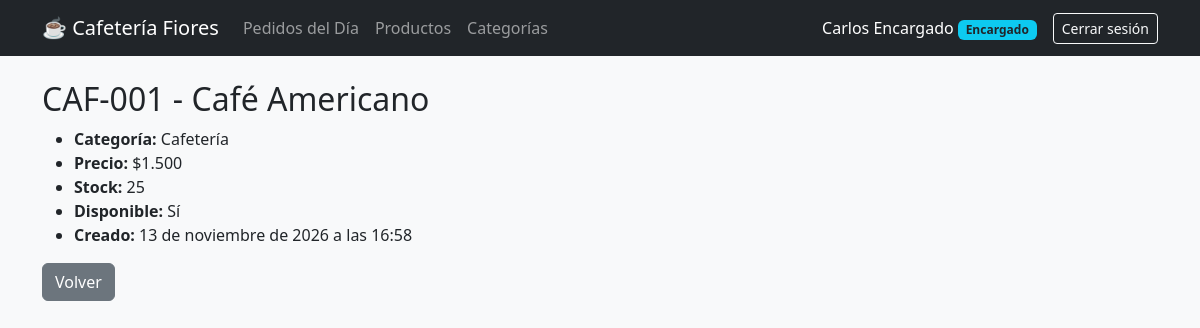
Page /gestion/productos/1/ (signed in) on the committed database.
### pedidos/models.py (models this page shows, shortened)
class Producto(models.Model):
    categoria = models.ForeignKey(
        Categoria,
        on_delete=models.PROTECT,
        related_name='productos'
    )
    codigo = models.CharField(
        max_length=10,
        unique=True,
        validators=[
            RegexValidator(
                regex=r'^CAF-\d{3}$',
                message='El código debe tener el formato CAF-000 (ej: CAF-001).'
            )
        ]
    )
    nombre = models.CharField(max_length=100)
    precio = models.IntegerField(
        validators=[MinValueValidator(100), MaxValueValidator(20000)]
    )
    stock = models.IntegerField(validators=[MinValueValidator(0)])
    disponible = models.BooleanField(default=True)
    creado = models.DateTimeField(auto_now_add=True)
    class Meta:
        ordering = ['nombre']

class Categoria(models.Model):
    nombre = models.CharField(max_length=50, unique=True)
    descripcion = models.TextField(blank=True)
    activa = models.BooleanField(default=True)
    class Meta:
        verbose_name = "Categoría"
        verbose_name_plural = "Categorías"
        ordering = ['nombre']

### pedidos/views.py (the view)
    @login_required
    def _wrapped_view(request, *args, **kwargs):
        if not request.user.is_staff:
            return HttpResponseForbidden("Acceso denegado: esta sección es exclusiva para encargados.")
        return view_func(request, *args, **kwargs)

### pedidos/context_processors.py (called while the page is built)
def carrito_contador(request):
    carrito = request.session.get('carrito', {})
    total_unidades = sum(item['cantidad'] for item in carrito.values())
    return {'carrito_unidades': total_unidades}

### pedidos/templatetags/formato_clp.py (called while the page is built)
@register.filter
def clp(valor):
    try:
        entero = int(valor)
        return f"${entero:,}".replace(",", ".")
    except (ValueError, TypeError):
        return "$0"

### pedidos/views.py (called while the page is built)
def encargado_requerido(view_func):
    @login_required
    def _wrapped_view(request, *args, **kwargs):
        if not request.user.is_staff:
            return HttpResponseForbidden("Acceso denegado: esta sección es exclusiva para encargados.")
        return view_func(request, *args, **kwargs)
    return _wrapped_view

@encargado_requerido
def producto_detalle(request, pk):
    producto = get_object_or_404(Producto, pk=pk)
    return render(request, 'pedidos/producto_detalle.html', {'producto': producto})

### pedidos/templates/pedidos/producto_detalle.html
{% extends 'pedidos/base.html' %}
{% load formato_clp %}
{% block content %}
<h2>{{ producto.codigo }} - {{ producto.nombre }}</h2>
<ul>
    <li><strong>Categoría:</strong> {{ producto.categoria.nombre }}</li>
    <li><strong>Precio:</strong> {{ producto.precio|clp }}</li>
    <li><strong>Stock:</strong> {{ producto.stock }}</li>
    <li><strong>Disponible:</strong> {{ producto.disponible|yesno:"Sí,No" }}</li>
    <li><strong>Creado:</strong> {{ producto.creado }}</li>
</ul>
<a href="{% url 'producto_lista' %}" class="btn btn-secondary">Volver</a>
{% endblock %}

### pedidos/templates/pedidos/base.html (shortened to what this page needs)
<!DOCTYPE html>
<html lang="es">
<head>
    <link href="https://cdn.jsdelivr.net/npm/bootstrap@5.3.2/dist/css/bootstrap.min.css" rel="stylesheet">
</head>
<body class="bg-light">
<nav class="navbar navbar-expand-lg navbar-dark bg-dark mb-4">
    <div class="container">
        <a class="navbar-brand" href="{% url 'redireccion_rol' %}">☕ Cafetería Fiores</a>
        {% if user.is_authenticated %}
        <div class="collapse navbar-collapse">
            <ul class="navbar-nav me-auto">
                {% if user.is_staff %}
                    <li class="nav-item"><a class="nav-link" href="{% url 'encargado_pedidos' %}">Pedidos del Día</a></li>
                    <li class="nav-item"><a class="nav-link" href="{% url 'producto_lista' %}">Productos</a></li>
                    <li class="nav-item"><a class="nav-link" href="{% url 'categoria_lista' %}">Categorías</a></li>
                {% else %}
                    <li class="nav-item"><a class="nav-link" href="{% url 'catalogo' %}">Catálogo</a></li>
                    <li class="nav-item"><a class="nav-link" href="{% url 'ver_carrito' %}">Carrito ({{ carrito_unidades }})</a></li>
                    <li class="nav-item"><a class="nav-link" href="{% url 'mis_pedidos' %}">Mis Pedidos</a></li>
                {% endif %}
            </ul>
            <span class="navbar-text text-white me-3">
                {{ user.first_name|default:user.username }}
                <span class="badge bg-info text-dark">{% if user.is_staff %}Encargado{% else %}Cliente{% endif %}</span>
            </span>
            <form method="post" action="{% url 'logout' %}">
                <button class="btn btn-outline-light btn-sm" type="submit">Cerrar sesión</button>
            </form>
        </div>
        {% endif %}
    </div>
</nav>
<div class="container">
    {% block content %}{% endblock %}
</div>
</body>
</html>

### rows in the picture
Producto: codigo "CAF-001", nombre "Café Americano", categoria.nombre "Cafetería", precio|clp "$1.500", stock "25", disponible "Sí", creado "13 de noviembre de 2026 a las 16:58"

### other values in the picture
{{ user.first_name|default:user.username }} "Carlos Encargado"
